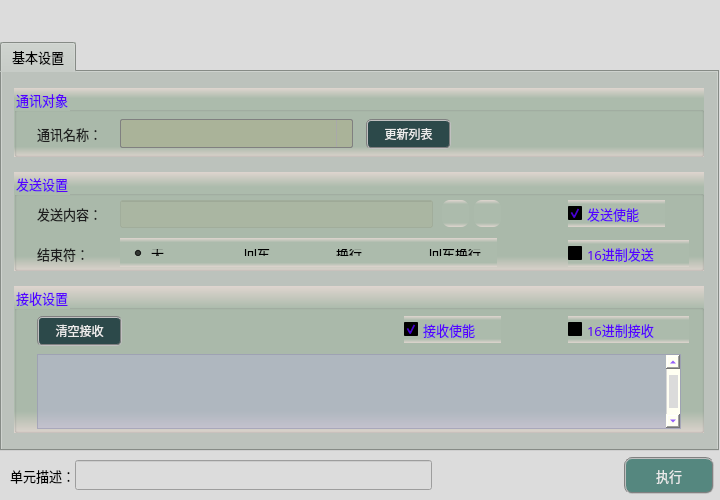
<?xml version="1.0" encoding="UTF-8"?>
<ui version="4.0">
 <class>frmSocketTcpClientClass</class>
 <widget class="QDialog" name="frmSocketTcpClientClass">
  <property name="geometry">
   <rect>
    <x>0</x>
    <y>0</y>
    <width>720</width>
    <height>500</height>
   </rect>
  </property>
  <property name="sizePolicy">
   <sizepolicy hsizetype="Fixed" vsizetype="Fixed">
    <horstretch>0</horstretch>
    <verstretch>0</verstretch>
   </sizepolicy>
  </property>
  <property name="minimumSize">
   <size>
    <width>720</width>
    <height>500</height>
   </size>
  </property>
  <property name="maximumSize">
   <size>
    <width>720</width>
    <height>500</height>
   </size>
  </property>
  <property name="windowTitle">
   <string>TCP/IP通信</string>
  </property>
  <property name="styleSheet">
   <string notr="true">background-color: rgb(220, 220, 220);</string>
  </property>
  <layout class="QGridLayout" name="gridLayout">
   <property name="leftMargin">
    <number>0</number>
   </property>
   <property name="topMargin">
    <number>0</number>
   </property>
   <property name="rightMargin">
    <number>0</number>
   </property>
   <property name="bottomMargin">
    <number>0</number>
   </property>
   <property name="spacing">
    <number>1</number>
   </property>
   <item row="2" column="0">
    <spacer name="verticalSpacer_4">
     <property name="orientation">
      <enum>Qt::Vertical</enum>
     </property>
     <property name="sizeType">
      <enum>QSizePolicy::Fixed</enum>
     </property>
     <property name="sizeHint" stdset="0">
      <size>
       <width>20</width>
       <height>5</height>
      </size>
     </property>
    </spacer>
   </item>
   <item row="3" column="0" colspan="2">
    <layout class="QHBoxLayout" name="horizontalLayout">
     <property name="spacing">
      <number>0</number>
     </property>
     <property name="bottomMargin">
      <number>6</number>
     </property>
     <item>
      <spacer name="horizontalSpacer">
       <property name="orientation">
        <enum>Qt::Horizontal</enum>
       </property>
       <property name="sizeType">
        <enum>QSizePolicy::Fixed</enum>
       </property>
       <property name="sizeHint" stdset="0">
        <size>
         <width>10</width>
         <height>20</height>
        </size>
       </property>
      </spacer>
     </item>
     <item>
      <widget class="QLabel" name="label_3">
       <property name="sizePolicy">
        <sizepolicy hsizetype="Fixed" vsizetype="Fixed">
         <horstretch>0</horstretch>
         <verstretch>0</verstretch>
        </sizepolicy>
       </property>
       <property name="maximumSize">
        <size>
         <width>83</width>
         <height>25</height>
        </size>
       </property>
       <property name="font">
        <font>
         <family>微软雅黑</family>
         <pointsize>10</pointsize>
        </font>
       </property>
       <property name="styleSheet">
        <string notr="true">background-color: rgba(255, 255, 255, 0);</string>
       </property>
       <property name="text">
        <string>单元描述：</string>
       </property>
      </widget>
     </item>
     <item>
      <widget class="QLineEdit" name="txtDescribe">
       <property name="sizePolicy">
        <sizepolicy hsizetype="Fixed" vsizetype="Fixed">
         <horstretch>0</horstretch>
         <verstretch>0</verstretch>
        </sizepolicy>
       </property>
       <property name="minimumSize">
        <size>
         <width>357</width>
         <height>30</height>
        </size>
       </property>
       <property name="maximumSize">
        <size>
         <width>16777215</width>
         <height>30</height>
        </size>
       </property>
       <property name="font">
        <font>
         <family>微软雅黑</family>
         <pointsize>10</pointsize>
        </font>
       </property>
      </widget>
     </item>
     <item>
      <spacer name="horizontalSpacer_8">
       <property name="orientation">
        <enum>Qt::Horizontal</enum>
       </property>
       <property name="sizeHint" stdset="0">
        <size>
         <width>40</width>
         <height>20</height>
        </size>
       </property>
      </spacer>
     </item>
     <item>
      <widget class="QPushButton" name="btnExecute">
       <property name="minimumSize">
        <size>
         <width>90</width>
         <height>37</height>
        </size>
       </property>
       <property name="font">
        <font>
         <family>微软雅黑</family>
         <pointsize>10</pointsize>
        </font>
       </property>
       <property name="styleSheet">
        <string notr="true">QWidget{ background-color: rgb(85, 135, 127);}
QWidget{ color: rgb(235, 235, 235);}
QWidget{ border: 2px groove gray;border-radius: 8px;padding: 2px 4px;}
QPushButton:hover{ background-color: rgb(85, 155, 127);}
QPushButton:pressed{background-color: rgb(85, 175, 127);}</string>
       </property>
       <property name="text">
        <string>执行</string>
       </property>
      </widget>
     </item>
     <item>
      <spacer name="horizontalSpacer_2">
       <property name="orientation">
        <enum>Qt::Horizontal</enum>
       </property>
       <property name="sizeType">
        <enum>QSizePolicy::Fixed</enum>
       </property>
       <property name="sizeHint" stdset="0">
        <size>
         <width>6</width>
         <height>20</height>
        </size>
       </property>
      </spacer>
     </item>
    </layout>
   </item>
   <item row="0" column="0">
    <spacer name="verticalSpacer_2">
     <property name="orientation">
      <enum>Qt::Vertical</enum>
     </property>
     <property name="sizeType">
      <enum>QSizePolicy::Fixed</enum>
     </property>
     <property name="sizeHint" stdset="0">
      <size>
       <width>20</width>
       <height>42</height>
      </size>
     </property>
    </spacer>
   </item>
   <item row="1" column="0">
    <widget class="QTabWidget" name="tabWidget">
     <property name="sizePolicy">
      <sizepolicy hsizetype="Expanding" vsizetype="Expanding">
       <horstretch>0</horstretch>
       <verstretch>0</verstretch>
      </sizepolicy>
     </property>
     <property name="minimumSize">
      <size>
       <width>0</width>
       <height>0</height>
      </size>
     </property>
     <property name="maximumSize">
      <size>
       <width>16777215</width>
       <height>16777215</height>
      </size>
     </property>
     <property name="font">
      <font>
       <family>微软雅黑</family>
       <pointsize>10</pointsize>
      </font>
     </property>
     <property name="styleSheet">
      <string notr="true">background-color: #bcc2bc;</string>
     </property>
     <property name="currentIndex">
      <number>0</number>
     </property>
     <widget class="QWidget" name="tab">
      <attribute name="title">
       <string>基本设置</string>
      </attribute>
      <widget class="QGroupBox" name="groupC">
       <property name="geometry">
        <rect>
         <x>12</x>
         <y>16</y>
         <width>690</width>
         <height>69</height>
        </rect>
       </property>
       <property name="font">
        <font>
         <family>微软雅黑</family>
         <pointsize>10</pointsize>
        </font>
       </property>
       <property name="styleSheet">
        <string notr="true">background-color: qlineargradient(x1:0, y1:0, x2:0, y2:1, stop:0 #dfd5cf, stop: 0.15 #acbbac, stop: 0.85 #acbbac,stop:1 #dfd5cf);
color: rgb(85, 0, 255);</string>
       </property>
       <property name="title">
        <string>通讯对象</string>
       </property>
       <widget class="QLabel" name="lblMsg">
        <property name="geometry">
         <rect>
          <x>268</x>
          <y>37</y>
          <width>299</width>
          <height>19</height>
         </rect>
        </property>
        <property name="font">
         <font>
          <family>微软雅黑</family>
          <pointsize>10</pointsize>
         </font>
        </property>
        <property name="styleSheet">
         <string notr="true">color: rgb(85, 85, 127);
background-color: rgba(0, 0, 0, 0);</string>
        </property>
        <property name="text">
         <string/>
        </property>
       </widget>
       <widget class="QLabel" name="label_8">
        <property name="geometry">
         <rect>
          <x>23</x>
          <y>36</y>
          <width>83</width>
          <height>19</height>
         </rect>
        </property>
        <property name="font">
         <font>
          <family>微软雅黑</family>
          <pointsize>10</pointsize>
         </font>
        </property>
        <property name="styleSheet">
         <string notr="true">color: rgb(30, 30, 30);
background-color: rgba(0, 0, 0, 0);</string>
        </property>
        <property name="text">
         <string>通讯名称：</string>
        </property>
       </widget>
       <widget class="QComboBox" name="comboCommName">
        <property name="geometry">
         <rect>
          <x>106</x>
          <y>31</y>
          <width>233</width>
          <height>29</height>
         </rect>
        </property>
        <property name="font">
         <font>
          <family>微软雅黑</family>
          <pointsize>10</pointsize>
         </font>
        </property>
        <property name="styleSheet">
         <string notr="true">QComboBox {
    border: 1px solid gray;
    border-radius: 2px;    
    color: rgb(0, 0, 200);
	background-color: rgba(170, 170, 127,100);
}
QComboBox::drop-down {
    subcontrol-origin: padding;
    subcontrol-position: top right;
    width: 15px; 
    border-left-width: 1px;
    border-left-color: darkgray;
    border-left-style: solid;
    border-top-right-radius: 3px;
    border-bottom-right-radius: 3px;
}

QComboBox::down-arrow {
    image: url(:/resource/down.png);
} 
QComboBox::down-arrow:on {
    top: 1px;
    left: 1px;
}</string>
        </property>
       </widget>
       <widget class="QPushButton" name="btnUpdata">
        <property name="geometry">
         <rect>
          <x>352</x>
          <y>31</y>
          <width>85</width>
          <height>30</height>
         </rect>
        </property>
        <property name="sizePolicy">
         <sizepolicy hsizetype="Fixed" vsizetype="Fixed">
          <horstretch>0</horstretch>
          <verstretch>0</verstretch>
         </sizepolicy>
        </property>
        <property name="minimumSize">
         <size>
          <width>60</width>
          <height>30</height>
         </size>
        </property>
        <property name="font">
         <font>
          <family>微软雅黑</family>
          <pointsize>9</pointsize>
         </font>
        </property>
        <property name="styleSheet">
         <string notr="true">QWidget{ background-color: rgba(9, 42, 47, 200);}
QWidget{ color: rgb(235, 235, 235);}
QWidget{ border: 2px groove gray;border-radius: 5px;padding: 2px 4px;}
QPushButton:hover{ background-color: rgb(9, 62, 52);}
QPushButton:pressed{background-color: rgb(9, 82, 72);}</string>
        </property>
        <property name="text">
         <string>更新列表</string>
        </property>
       </widget>
      </widget>
      <widget class="QGroupBox" name="groupC2">
       <property name="geometry">
        <rect>
         <x>12</x>
         <y>100</y>
         <width>690</width>
         <height>99</height>
        </rect>
       </property>
       <property name="font">
        <font>
         <family>微软雅黑</family>
         <pointsize>10</pointsize>
        </font>
       </property>
       <property name="styleSheet">
        <string notr="true">background-color: qlineargradient(x1:0, y1:0, x2:0, y2:1, stop:0 #dfd5cf, stop: 0.15 #acbbac, stop: 0.85 #acbbac,stop:1 #dfd5cf);
color: rgb(85, 0, 255);</string>
       </property>
       <property name="title">
        <string>发送设置</string>
       </property>
       <widget class="QPushButton" name="btnDelLinkContent">
        <property name="geometry">
         <rect>
          <x>460</x>
          <y>28</y>
          <width>27</width>
          <height>27</height>
         </rect>
        </property>
        <property name="toolTip">
         <string>删除发送内容链接</string>
        </property>
        <property name="styleSheet">
         <string notr="true">QWidget{ border:none;border-radius: 8px;padding: 2px 4px;}
QPushButton:hover{ background-color: rgba(226, 142, 162, 100);}
QPushButton:pressed{background-color: rgba(226, 172, 162, 200);}</string>
        </property>
        <property name="text">
         <string/>
        </property>
        <property name="icon">
         <iconset resource="sub_res.qrc">
          <normaloff>:/resource/del_link.png</normaloff>:/resource/del_link.png</iconset>
        </property>
        <property name="iconSize">
         <size>
          <width>27</width>
          <height>27</height>
         </size>
        </property>
       </widget>
       <widget class="QPushButton" name="btnLinkContent">
        <property name="geometry">
         <rect>
          <x>428</x>
          <y>28</y>
          <width>27</width>
          <height>27</height>
         </rect>
        </property>
        <property name="toolTip">
         <string>链接发送内容</string>
        </property>
        <property name="styleSheet">
         <string notr="true">QWidget{ border:none;border-radius: 8px;padding: 2px 4px;}
QPushButton:hover{ background-color: rgba(85, 150, 127, 100);}
QPushButton:pressed{background-color: rgba(85, 180, 127, 160);}</string>
        </property>
        <property name="text">
         <string/>
        </property>
        <property name="icon">
         <iconset resource="sub_res.qrc">
          <normaloff>:/resource/link.png</normaloff>:/resource/link.png</iconset>
        </property>
        <property name="iconSize">
         <size>
          <width>27</width>
          <height>27</height>
         </size>
        </property>
       </widget>
       <widget class="QLabel" name="label_4">
        <property name="geometry">
         <rect>
          <x>23</x>
          <y>32</y>
          <width>81</width>
          <height>19</height>
         </rect>
        </property>
        <property name="font">
         <font>
          <family>微软雅黑</family>
          <pointsize>10</pointsize>
         </font>
        </property>
        <property name="styleSheet">
         <string notr="true">color: rgb(30, 30, 30);
background-color: rgba(0, 0, 0, 0);</string>
        </property>
        <property name="text">
         <string>发送内容：</string>
        </property>
       </widget>
       <widget class="QLineEdit" name="txtLinkContent">
        <property name="geometry">
         <rect>
          <x>106</x>
          <y>28</y>
          <width>313</width>
          <height>28</height>
         </rect>
        </property>
        <property name="font">
         <font>
          <family>微软雅黑</family>
          <pointsize>10</pointsize>
         </font>
        </property>
        <property name="toolTip">
         <string>全局变量QString类型</string>
        </property>
        <property name="styleSheet">
         <string notr="true">color: rgb(0, 0, 200);
background-color: rgba(170, 170, 127,50);</string>
        </property>
        <property name="alignment">
         <set>Qt::AlignCenter</set>
        </property>
        <property name="readOnly">
         <bool>true</bool>
        </property>
       </widget>
       <widget class="QCheckBox" name="chkTcpHexSend">
        <property name="geometry">
         <rect>
          <x>554</x>
          <y>68</y>
          <width>121</width>
          <height>27</height>
         </rect>
        </property>
        <property name="sizePolicy">
         <sizepolicy hsizetype="Fixed" vsizetype="Fixed">
          <horstretch>0</horstretch>
          <verstretch>0</verstretch>
         </sizepolicy>
        </property>
        <property name="font">
         <font>
          <family>微软雅黑</family>
          <pointsize>10</pointsize>
         </font>
        </property>
        <property name="styleSheet">
         <string notr="true">QCheckBox{
    color: rgb(30, 30, 30);
	border-style: flat;
	background: transparent;
}
QCheckBox::indicator {
    width: 17px;
    height: 17px;    
}
QCheckBox::indicator::unchecked {
    image: url(:/resource/untick.png);
}
QCheckBox::indicator::checked {
    image: url(:/resource/tick.png);
};</string>
        </property>
        <property name="text">
         <string>16进制发送</string>
        </property>
        <property name="iconSize">
         <size>
          <width>22</width>
          <height>22</height>
         </size>
        </property>
       </widget>
       <widget class="QLabel" name="label_5">
        <property name="geometry">
         <rect>
          <x>23</x>
          <y>72</y>
          <width>81</width>
          <height>19</height>
         </rect>
        </property>
        <property name="font">
         <font>
          <family>微软雅黑</family>
          <pointsize>10</pointsize>
         </font>
        </property>
        <property name="styleSheet">
         <string notr="true">color: rgb(30, 30, 30);
background-color: rgba(0, 0, 0, 0);</string>
        </property>
        <property name="text">
         <string>结束符：</string>
        </property>
       </widget>
       <widget class="QWidget" name="horizontalLayoutWidget">
        <property name="geometry">
         <rect>
          <x>106</x>
          <y>66</y>
          <width>377</width>
          <height>29</height>
         </rect>
        </property>
        <layout class="QHBoxLayout" name="horizontalLayout_2">
         <property name="spacing">
          <number>22</number>
         </property>
         <item>
          <widget class="QRadioButton" name="radioEndNull">
           <property name="font">
            <font>
             <family>微软雅黑</family>
             <pointsize>10</pointsize>
            </font>
           </property>
           <property name="styleSheet">
            <string notr="true">background: transparent;
color: rgb(0, 0, 0);</string>
           </property>
           <property name="text">
            <string>无</string>
           </property>
           <property name="checked">
            <bool>true</bool>
           </property>
          </widget>
         </item>
         <item>
          <widget class="QRadioButton" name="radioEndEnter">
           <property name="font">
            <font>
             <family>微软雅黑</family>
             <pointsize>10</pointsize>
            </font>
           </property>
           <property name="styleSheet">
            <string notr="true">background: transparent;
color: rgb(0, 0, 0);</string>
           </property>
           <property name="text">
            <string>回车</string>
           </property>
          </widget>
         </item>
         <item>
          <widget class="QRadioButton" name="radioEndNewline">
           <property name="font">
            <font>
             <family>微软雅黑</family>
             <pointsize>10</pointsize>
            </font>
           </property>
           <property name="styleSheet">
            <string notr="true">background: transparent;
color: rgb(0, 0, 0);</string>
           </property>
           <property name="text">
            <string>换行</string>
           </property>
          </widget>
         </item>
         <item>
          <widget class="QRadioButton" name="radioEndEnterNewline">
           <property name="font">
            <font>
             <family>微软雅黑</family>
             <pointsize>10</pointsize>
            </font>
           </property>
           <property name="styleSheet">
            <string notr="true">background: transparent;
color: rgb(0, 0, 0);</string>
           </property>
           <property name="text">
            <string>回车换行</string>
           </property>
          </widget>
         </item>
        </layout>
       </widget>
       <widget class="QCheckBox" name="chkSendEnable">
        <property name="geometry">
         <rect>
          <x>554</x>
          <y>28</y>
          <width>97</width>
          <height>27</height>
         </rect>
        </property>
        <property name="sizePolicy">
         <sizepolicy hsizetype="Fixed" vsizetype="Fixed">
          <horstretch>0</horstretch>
          <verstretch>0</verstretch>
         </sizepolicy>
        </property>
        <property name="font">
         <font>
          <family>微软雅黑</family>
          <pointsize>10</pointsize>
         </font>
        </property>
        <property name="styleSheet">
         <string notr="true">QCheckBox{
    color: rgb(30, 30, 30);
	border-style: flat;
	background: transparent;
}
QCheckBox::indicator {
    width: 17px;
    height: 17px;    
}
QCheckBox::indicator::unchecked {
    image: url(:/resource/untick.png);
}
QCheckBox::indicator::checked {
    image: url(:/resource/tick.png);
};</string>
        </property>
        <property name="text">
         <string>发送使能</string>
        </property>
        <property name="iconSize">
         <size>
          <width>22</width>
          <height>22</height>
         </size>
        </property>
        <property name="checked">
         <bool>true</bool>
        </property>
       </widget>
      </widget>
      <widget class="QGroupBox" name="groupC3">
       <property name="geometry">
        <rect>
         <x>12</x>
         <y>214</y>
         <width>690</width>
         <height>147</height>
        </rect>
       </property>
       <property name="font">
        <font>
         <family>微软雅黑</family>
         <pointsize>10</pointsize>
        </font>
       </property>
       <property name="styleSheet">
        <string notr="true">background-color: qlineargradient(x1:0, y1:0, x2:0, y2:1, stop:0 #dfd5cf, stop: 0.15 #acbbac, stop: 0.85 #acbbac,stop:1 #dfd5cf);
color: rgb(85, 0, 255);</string>
       </property>
       <property name="title">
        <string>接收设置</string>
       </property>
       <widget class="QCheckBox" name="chkTcpHexReceive">
        <property name="geometry">
         <rect>
          <x>554</x>
          <y>30</y>
          <width>121</width>
          <height>27</height>
         </rect>
        </property>
        <property name="sizePolicy">
         <sizepolicy hsizetype="Fixed" vsizetype="Fixed">
          <horstretch>0</horstretch>
          <verstretch>0</verstretch>
         </sizepolicy>
        </property>
        <property name="font">
         <font>
          <family>微软雅黑</family>
          <pointsize>10</pointsize>
         </font>
        </property>
        <property name="styleSheet">
         <string notr="true">QCheckBox{
    color: rgb(30, 30, 30);
	border-style: flat;
	background: transparent;
}
QCheckBox::indicator {
    width: 17px;
    height: 17px;    
}
QCheckBox::indicator::unchecked {
    image: url(:/resource/untick.png);
}
QCheckBox::indicator::checked {
    image: url(:/resource/tick.png);
};</string>
        </property>
        <property name="text">
         <string>16进制接收</string>
        </property>
        <property name="iconSize">
         <size>
          <width>22</width>
          <height>22</height>
         </size>
        </property>
       </widget>
       <widget class="QPushButton" name="btnTcpClear">
        <property name="geometry">
         <rect>
          <x>23</x>
          <y>30</y>
          <width>85</width>
          <height>30</height>
         </rect>
        </property>
        <property name="font">
         <font>
          <family>微软雅黑</family>
         </font>
        </property>
        <property name="styleSheet">
         <string notr="true">QWidget{ background-color: rgba(9, 42, 47, 200);}
QWidget{ color: rgb(235, 235, 235);}
QWidget{ border: 2px groove gray;border-radius: 5px;padding: 2px 4px;}
QPushButton:hover{ background-color: rgb(9, 62, 52);}
QPushButton:pressed{background-color: rgb(9, 82, 72);}</string>
        </property>
        <property name="text">
         <string>清空接收</string>
        </property>
       </widget>
       <widget class="QTextEdit" name="txtTcpReceiveData">
        <property name="geometry">
         <rect>
          <x>23</x>
          <y>68</y>
          <width>644</width>
          <height>75</height>
         </rect>
        </property>
        <property name="styleSheet">
         <string notr="true">QTextEdit         
{
    background-color: rgba(180, 180, 215,120);    
    gridline-color: rgba(220, 220, 255,255);
    color: rgba(20, 20, 20,200);
}
QScrollBar:vertical{ 
		background:#FFFFF2;
		padding-top:20px;
		padding-bottom:20px;
		padding-left:2px;
		padding-right:2px;
		border-left:1px solid #d7d7d7;}
QScrollBar::handle:vertical{
		background:#dbdbdb;
		border-radius:6px;
		min-height:20px;}
QScrollBar::handle:vertical:hover{
		background:#d0d0d0;}
QScrollBar::add-line:vertical{
		background:url(:/resource/down.png) center no-repeat;}
QScrollBar::sub-line:vertical{
		background:url(:/resource/up.png) center no-repeat;}
QScrollBar:horizontal{ 
		background:#FFFFF2;
		padding-top:20px;
		padding-bottom:20px;
		padding-left:2px;
		padding-right:2px;
		border-left:1px solid #d7d7d7;}
QScrollBar::handle:horizontal{
		background:#dbdbdb;
		border-radius:6px;
		min-height:20px;}
QScrollBar::handle:horizontal:hover{
		background:#d0d0d0;}
QScrollBar::add-line:horizontal{
		background:url(:/resource/right.png) center no-repeat;}
QScrollBar::sub-line:horizontal{
		background:url(:/resource/left.png) center no-repeat;}</string>
        </property>
        <property name="verticalScrollBarPolicy">
         <enum>Qt::ScrollBarAlwaysOn</enum>
        </property>
       </widget>
       <widget class="QCheckBox" name="chkReceiveEnable">
        <property name="geometry">
         <rect>
          <x>390</x>
          <y>30</y>
          <width>97</width>
          <height>27</height>
         </rect>
        </property>
        <property name="sizePolicy">
         <sizepolicy hsizetype="Fixed" vsizetype="Fixed">
          <horstretch>0</horstretch>
          <verstretch>0</verstretch>
         </sizepolicy>
        </property>
        <property name="font">
         <font>
          <family>微软雅黑</family>
          <pointsize>10</pointsize>
         </font>
        </property>
        <property name="styleSheet">
         <string notr="true">QCheckBox{
    color: rgb(30, 30, 30);
	border-style: flat;
	background: transparent;
}
QCheckBox::indicator {
    width: 17px;
    height: 17px;    
}
QCheckBox::indicator::unchecked {
    image: url(:/resource/untick.png);
}
QCheckBox::indicator::checked {
    image: url(:/resource/tick.png);
};</string>
        </property>
        <property name="text">
         <string>接收使能</string>
        </property>
        <property name="iconSize">
         <size>
          <width>22</width>
          <height>22</height>
         </size>
        </property>
        <property name="checked">
         <bool>true</bool>
        </property>
       </widget>
      </widget>
     </widget>
    </widget>
   </item>
  </layout>
 </widget>
 <layoutdefault spacing="6" margin="11"/>
 <resources>
  <include location="sub_res.qrc"/>
  <include location="../SerialPort/sub_res.qrc"/>
 </resources>
 <connections/>
</ui>
